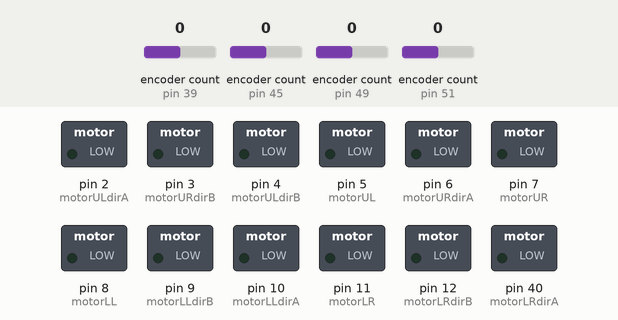
Simulated run of this sketch. Board: Arduino Mega 2560, built with avr-gcc and run on an emulated ATmega2560. Shown: switched loads named in the sketch (green lamp = pin HIGH). Inputs (shaded band) come from the test bench; at power-on: encoder count (sensors on pin 39, pin 45, pin 49, pin 51) 0. What the sketch prints to the serial monitor is not drawn.

Above: at 0.1 s.
At 1.2 s:
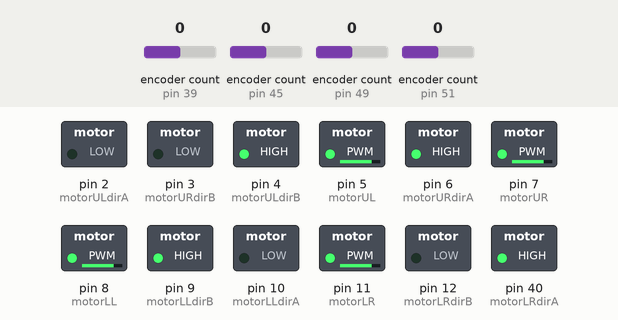
Timing chart, 0 to 2.7 s (numbered marks = the images above):
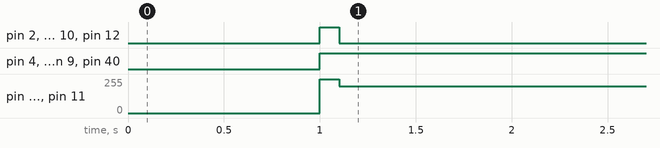

The sketch:

motors_and_encoders.ino
```cpp
#include <Encoder.h>
#define TileDist 2800
#define TurnDist 1800
Encoder EA(45, 43);
Encoder EB(39, 37);
Encoder DA(49, 47);
Encoder DB(51, 41);
//E=left , D=right
//A=front , B=back
int EncPulseEA=0;
int EncPulseEB=0;
int EncPulseDA=0;
int EncPulseDB=0;
int EncPulseAvg=0;
bool Locked=false;
int EncPulseEAbackup=0;
int EncPulseEBbackup=0;
int EncPulseDAbackup=0;
int EncPulseDBbackup=0;
#define motorUL 5
#define motorULdirA 2
#define motorULdirB 4
#define motorLL 8
#define motorLLdirA 10
#define motorLLdirB 9
#define motorUR 7
#define motorURdirA 6
#define motorURdirB 3
#define motorLR 11
#define motorLRdirA 40
#define motorLRdirB 12

void UpdateEncoders(){
  EncPulseEA=abs(EA.read());
  EncPulseEB=abs(EB.read());
  EncPulseDA=abs(DA.read());
  EncPulseDB=abs(DB.read());
  EncPulseAvg=(EncPulseEA+EncPulseEB+EncPulseDA+EncPulseDB)/4;
}

void Retreat(){
  EA.write(EncPulseEA*1.3);
  EB.write(EncPulseEB*1.3);
  DA.write(EncPulseDA*1.3);
  DB.write(EncPulseDB*1.3);
  while(EncPulseAvg>0){
    MoveBackwards(200);
    EncPulseEA=EA.read();
    EncPulseEB=EB.read();
    EncPulseDA=DA.read();
    EncPulseDB=DB.read();
    EncPulseAvg=(EncPulseEA+EncPulseEB+EncPulseDA+EncPulseDB)/4;
    Serial.println(EncPulseAvg);
    delay(5);
  }
  MotorsStop();
}

void LockEncoders(){
  Locked=true;
  EncPulseEAbackup = EncPulseEA;
  EncPulseEBbackup = EncPulseEB;
  EncPulseDAbackup = EncPulseDA;
  EncPulseDBbackup = EncPulseDB;
}

void UnlockEncoders(){
  Locked=false;
  EA.write(EncPulseEAbackup);
  EB.write(EncPulseEBbackup);
  DA.write(EncPulseDAbackup);
  DB.write(EncPulseDBbackup);
}

void ResetEncoders(){
  EA.write(0);
  EB.write(0);
  DA.write(0);
  DB.write(0);
  EncPulseEA=0;
  EncPulseEB=0;
  EncPulseDA=0;
  EncPulseDB=0;
  EncPulseAvg=0;
}

void MotorsStop(){
  digitalWrite(40, HIGH);
  digitalWrite(2, HIGH);
  digitalWrite(3, HIGH);
  digitalWrite(4, HIGH);
  digitalWrite(5, HIGH);
  digitalWrite(6, HIGH);
  digitalWrite(7, HIGH);
  digitalWrite(8, HIGH);
  digitalWrite(9, HIGH);
  digitalWrite(10, HIGH);
  digitalWrite(11, HIGH);
  digitalWrite(12, HIGH);
  delay(100);
}

void MotorsInitialize(){
  pinMode(40, OUTPUT);
  pinMode(2, OUTPUT);
  pinMode(3, OUTPUT);
  pinMode(4, OUTPUT);
  pinMode(5, OUTPUT);
  pinMode(6, OUTPUT);
  pinMode(7, OUTPUT);
  pinMode(8, OUTPUT);
  pinMode(9, OUTPUT);
  pinMode(10, OUTPUT);
  pinMode(11, OUTPUT);
  pinMode(12, OUTPUT);
  MotorsStop();
}

void URForward(){
  digitalWrite(motorURdirA, HIGH);
  digitalWrite(motorURdirB, LOW);
}

void URBackwards(){
  digitalWrite(motorURdirA, LOW);
  digitalWrite(motorURdirB, HIGH);
}

void ULForward(){
  digitalWrite(motorULdirA, HIGH);
  digitalWrite(motorULdirB, LOW);
}

void ULBackwards(){
  digitalWrite(motorULdirA, LOW);
  digitalWrite(motorULdirB, HIGH);
}

void LRForward(){
  digitalWrite(motorLRdirA, HIGH);
  digitalWrite(motorLRdirB, LOW);
}

void LRBackwards(){
  digitalWrite(motorLRdirA, LOW);
  digitalWrite(motorLRdirB, HIGH);
}

void LLForward(){
  digitalWrite(motorLLdirA, HIGH);
  digitalWrite(motorLLdirB, LOW);
}

void LLBackwards(){
  digitalWrite(motorLLdirA, LOW);
  digitalWrite(motorLLdirB, HIGH);
}


void MoveForward(int speed){
  ULForward();
  LLForward();
  URForward();
  LRForward();
  analogWrite(motorUL, speed);
  analogWrite(motorLL, speed);
  analogWrite(motorUR, speed);
  analogWrite(motorLR, speed);
}


void MoveBackwards(int speed){
  ULBackwards();
  LLBackwards();
  URBackwards();
  LRBackwards();
  analogWrite(motorUL, speed);
  analogWrite(motorLL, speed);
  analogWrite(motorUR, speed);
  analogWrite(motorLR, speed);
}


void RotateLeft(int speed){
  ULBackwards();
  LLBackwards();
  URForward();
  LRForward();
  analogWrite(motorUL, speed);
  analogWrite(motorLL, speed);
  analogWrite(motorUR, speed);
  analogWrite(motorLR, speed);
}


void RotateRight(int speed){
  ULForward();
  LLForward();
  URBackwards();
  LRBackwards();
  analogWrite(motorUL, speed);
  analogWrite(motorLL, speed);
  analogWrite(motorUR, speed);
  analogWrite(motorLR, speed);
}

void AvoidLeft(){
  LockEncoders();
  RotateLeft(200);
  delay(200);
  MoveBackwards(150);
  delay(200);
  RotateRight(200);
  delay(300);
  MoveForward(150);
  delay(200);
  RotateLeft(200);
  delay(150);
  UnlockEncoders();
}


void setup() {
  Serial.begin(9600);
  delay(1000);
  MotorsInitialize();
  while(EncPulseEA<1900 || EncPulseEB<1900 || EncPulseDA<1900 || EncPulseDB<1900){
    UpdateEncoders();
    Serial.println(EncPulseAvg);
    RotateLeft(200);
    delay(0);
  }
  MotorsStop();
  //Retreat();
}

void loop() {

}
```

Measured:
- by itself, pin 2 (motorULdirA), pin 3 (motorURdirB), pin 10 (motorLLdirA), pin 12 (motorLRdirB): LOW → HIGH at 1.0 s, → LOW 0.10 s later
- by itself, pin 4 (motorULdirB), pin 6 (motorURdirA), pin 9 (motorLLdirB), pin 40 (motorLRdirA): LOW → HIGH at 1.0 s
- by itself, pin 5 (motorUL), pin 7 (motorUR), pin 8 (motorLL), pin 11 (motorLR): 0/255 → 255/255 at 1.0 s, → 200/255 0.10 s later
